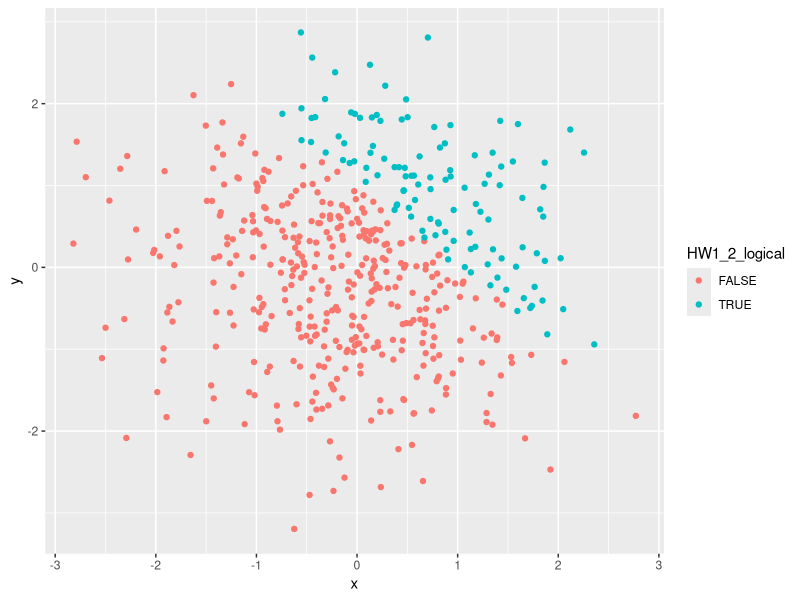
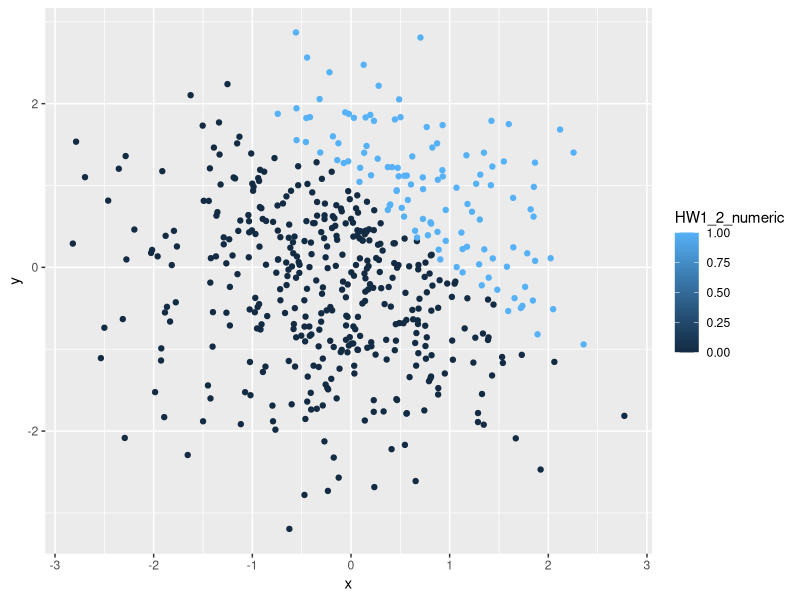
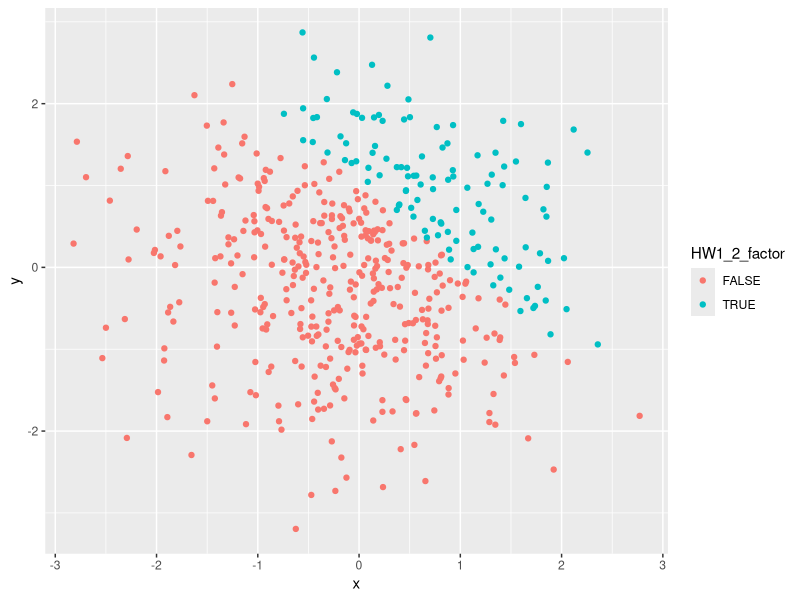
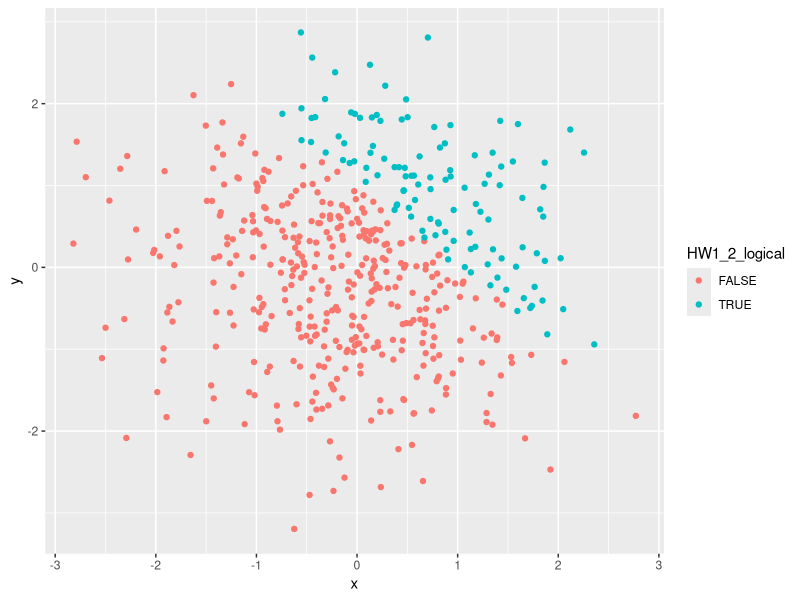

The R script that drew these images, in order:
## ---- chunk 1
library(tidyverse)

HW1_1_df = tibble(
  HW1_1_samp = rnorm(8),
  HW1_1_samp_pos = HW1_1_samp > 0,
  HW1_1_char = c("This","is","my","first","home","work","assignment","yay"),
  HW1_1_factor = factor(c("Kittens","are","cute","Kittens","are","cute","are","cute")),
)
## ---- chunk 2
mean(pull(HW1_1_df, HW1_1_samp))
mean(pull(HW1_1_df, HW1_1_samp_pos))
mean(pull(HW1_1_df, HW1_1_char))
mean(pull(HW1_1_df, HW1_1_factor))
## ---- chunk 3
HW1_1_samp_num = as.numeric(pull(HW1_1_df, HW1_1_samp_pos))
HW1_1_samp_num * pull(HW1_1_df,HW1_1_samp)

HW1_1_samp_factor = as.factor(pull(HW1_1_df,HW1_1_samp_pos))
HW1_1_samp_factor * pull(HW1_1_df,HW1_1_samp)

HW1_1_samp_num2 = as.numeric(HW1_1_samp_factor)
HW1_1_samp_num2 * pull(HW1_1_df,HW1_1_samp)
## ---- chunk 4
HW1_2_df = tibble(
  x = rnorm(500),
  y = rnorm(500),
  HW1_2_logical = x + y > 1,
  HW1_2_numeric = as.numeric(HW1_2_logical),
  HW1_2_factor = as.factor(HW1_2_logical)
)
## ---- chunk 5
plot_logical = ggplot(HW1_2_df, aes(x = x, y = y, color = HW1_2_logical)) + geom_point()
plot_logical
## ---- chunk 6
plot_numeric = ggplot(HW1_2_df, aes(x = x, y = y, color = HW1_2_numeric)) + geom_point()
plot_numeric
## ---- chunk 7
plot_factor = ggplot(HW1_2_df, aes(x = x, y = y, color = HW1_2_factor)) + geom_point()
plot_factor
## ---- chunk 8
ggsave("Plot_1.png", plot = plot_logical)
